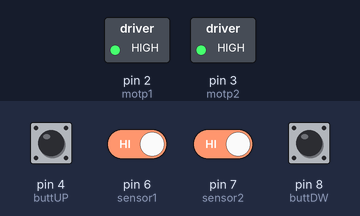
Simulated run of this sketch. Board: Arduino Nano, built with avr-gcc and run on an emulated ATmega328P. Parts: switched loads named in the sketch (green lamp = pin HIGH). The inputs (shaded band) are chosen by the test bench; at power-on: pin 6 (sensor1), pin 7 (sensor2) HIGH, pin 4 (buttUP), pin 8 (buttDW) LOW.

Above: at 1.2 s.
1.3 s: pin 4 (buttUP) pulled HIGH for 0.15 s
At 1.5 s:
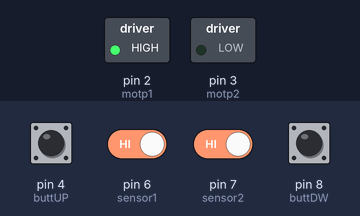
3.2 s: pin 6 (sensor1) driven LOW
At 5.5 s:
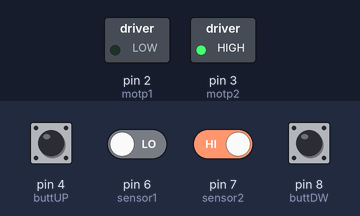
6.2 s: pin 8 (buttDW) pulled HIGH for 0.15 s
At 9.0 s:
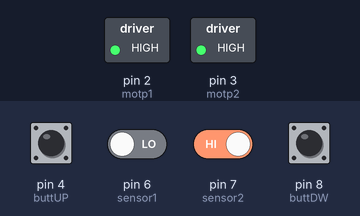
9.3 s: pin 8 (buttDW) pulled HIGH for 1 s
At 11.5 s:
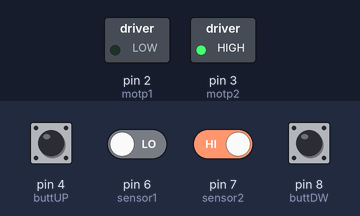
Timing chart, 0 to 13.2 s (numbered marks = the images above; inputs shaded):
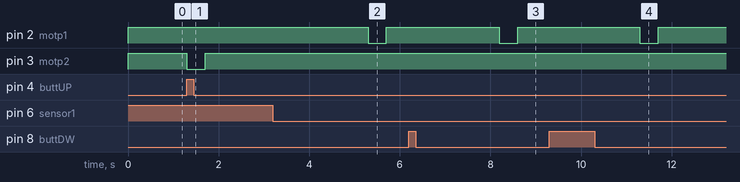

The sketch:

2IR_l293_butt_rampa_prema_pcb.ino
```cpp
/* OVO JE OK
    LEGO 7866 (2 motors + blink cube) controled by l293
    2 sets of IR Sensors (LM393+IRLED+IRtransistor)
    l293
    2 button
    Arduino nano
    for 2 rail tracks 4 sensors (two sensor inputs on same pin)

    History:
    -Code portions from Geoff Bunza's sketch
    -Modified by Tom Kvichak 10/20/2018
    -From Lesson 07 Arduino Made Easy(er)
    -Adapted for myself (l293 and 2 button cntrl) by Dario Dominovic 18.03.2023.


                    wiring diagram

                          IR Sensor1
                          ---
           Arduino pin6---OUT pin
                     GND--GND pin
                   vcc5V--VCC pin
                          ---

                          IR Sensor2
                          ---
           Arduino pin7---OUT pin
                      GND-GND pin
                   vcc5V--VCC pin
                          ---

                          Button DW
           Arduino pin8---pin a
             GND---R10k---pin a
                  vcc5V---pin b

                          Button UP
           Arduino pin4---pin a
             GND---R10k---pin a
                  vcc5V---pin b

                            l293
                          ---__---
                   vcc5V--1      16--vcc5V
           Arduino pin3---2      15
      pin1 LEGO MOT(2)----3      14
                      GND-4      13-GND
                      GND-5      12-GND
      pin2 LEGO MOT(2)----6      11----pin minus LEGO BLINK brick (pin plus LEGO BLINK brick to VCC12V)
           Arduino pin2---7      10---Arduino pin5
                  VCC12V--8      9--vcc5V
                          --------

*/

int motp1 = 2;                // (2) to l293 pin 7 - control motor pole 1
int motp2 = 3;                // (3) to l293 pin 2 - control motor pole 2
int blink = 5;                // (4) to l293 pin 10 - control blink brick
int sensor1 = 6;              // (5) IR sensor==Pin goes LOW when train detected
int sensor2 = 7;              // (6) IR sensor==Pin goes LOW when train detected
int buttUP = 4;               // (7) IR sensor==Pin goes LOW when train detected
int buttDW = 8;               // (8) IR sensor==Pin goes LOW when train detected


int entering_sensor = 6;      // (5) which sensor was triggered first
int leaving_sensor = 7;       // (6) which sensor shows train leaving
int sequence_started = 0;     // this says if the crossing is active
int sensor_count = 0;         // declare variable for while statement
int buttUPState = 0;  // variable for reading the pushbutton status
int buttDWState = 0;  // variable for reading the pushbutton status


void setup() {

  pinMode(sensor1, INPUT);
  pinMode(sensor2, INPUT);
  pinMode(motp1,OUTPUT);
  pinMode(motp2,OUTPUT);
  pinMode(buttUP, INPUT);
  pinMode(buttDW, INPUT);
  digitalWrite(motp1, HIGH);
  digitalWrite(motp2, HIGH);
  digitalWrite(blink, HIGH);
  digitalWrite(buttUP, LOW);
  digitalWrite(buttDW, LOW);
}

void loop() {

 if (digitalRead (buttDW) == HIGH) {
    sequence_started = 2;
    power_motor_dw();
   }

  if (digitalRead (buttUP) == HIGH) {
    sequence_started = 0;
    power_motor_up();

 }

 if ((digitalRead (sensor1) == LOW) && (sequence_started == 2)) {   // sensor LOW - sensor activated
    sequence_started = 1;                                            // 0 not activ, 1 activ
    leaving_sensor = sensor2;
      }
  if ((digitalRead (sensor2) == LOW) && (sequence_started == 2)) {
    sequence_started = 1;
    leaving_sensor = sensor1;

  }


 if ((digitalRead (sensor1) == LOW) && (sequence_started == 0)) {   // sensor LOW - sensor activated
    sequence_started = 1;                                            // 0 not activ, 1 activ
    leaving_sensor = sensor2;
    power_motor_dw();
  }
  if ((digitalRead (sensor2) == LOW) && (sequence_started == 0)) {
    sequence_started = 1;
    leaving_sensor = sensor1;
    power_motor_dw();
  }

  if ((digitalRead(leaving_sensor) == LOW) && (sequence_started == 1)) {  // train reach leaving sensor

    // as long as the leaving sensor is active the train is still in the crossing
    // while checks if train is gone yet
    while (sequence_started == 1) {
      sensor_count = 0;
       for (int i = 1; i < 40; i++) {
        if (digitalRead(leaving_sensor) == LOW) sensor_count++;
        delay (30);
      }
      if (sensor_count == 0) sequence_started = 0;
    }
    // At this point train is no longer over the leaving sensor
    power_motor_up();
            // ramp down
  }
}

void power_motor_up() {
  digitalWrite(motp1, HIGH);
  digitalWrite(motp2, LOW);
  delay(400);
  digitalWrite(motp1,HIGH);
  digitalWrite(motp2,HIGH);
  delay(1600);
  digitalWrite(blink, HIGH);
}

void power_motor_dw() {
  digitalWrite(blink, LOW);
  delay(2000);
  digitalWrite(motp1, LOW);
  digitalWrite(motp2, HIGH);
  delay(400);
  digitalWrite(motp1,HIGH);
  digitalWrite(motp2,HIGH);


}
```

Measured:
- after the input at 1.3 s, pin 3 (motp2): HIGH → LOW at once, → HIGH 0.40 s later
- after the input at 3.2 s, pin 2 (motp1): HIGH → LOW after 2.1 s, → HIGH 0.40 s later
- after the input at 6.2 s, pin 2 (motp1): HIGH → LOW after 2.0 s, → HIGH 0.40 s later
- after the input at 9.3 s, pin 2 (motp1): HIGH → LOW after 2.0 s, → HIGH 0.40 s later
